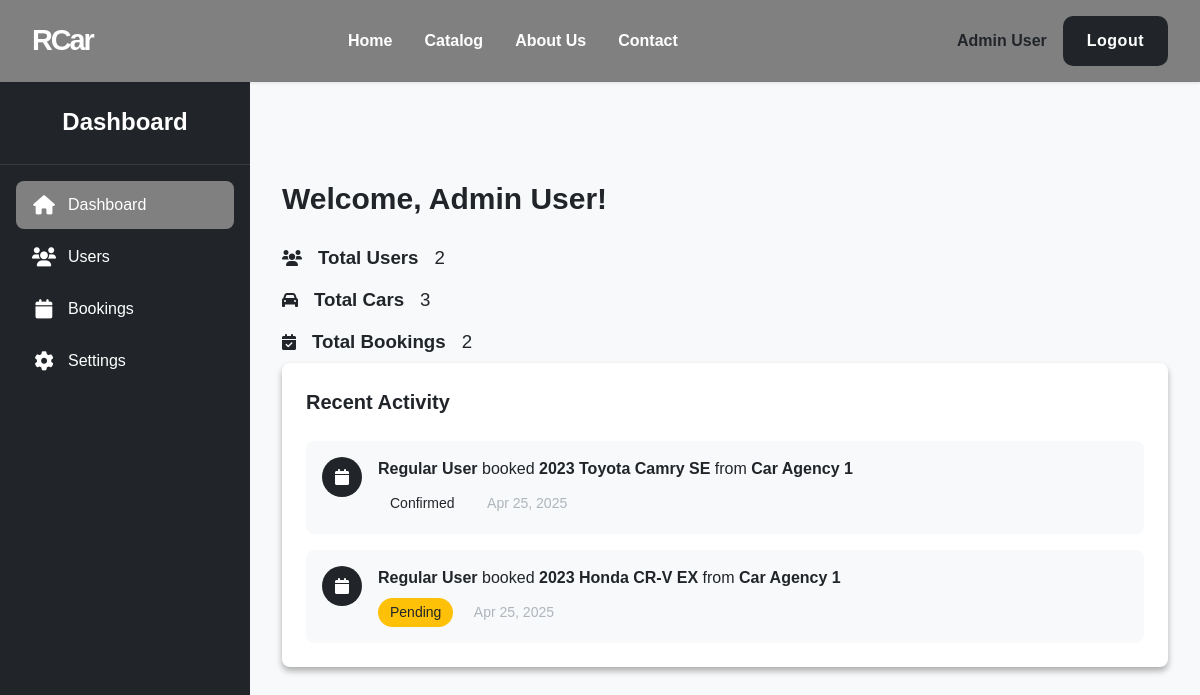
The page /view/dashboard.php (signed in) on the database its author committed.
### tables this page shows
CREATE TABLE IF NOT EXISTS users (
    id INT PRIMARY KEY AUTO_INCREMENT,
    name VARCHAR(100) NOT NULL,
    email VARCHAR(100) NOT NULL UNIQUE,
    password VARCHAR(255) NOT NULL,
    role ENUM('user', 'agency', 'admin') NOT NULL DEFAULT 'user',
    created_at TIMESTAMP DEFAULT CURRENT_TIMESTAMP,
    updated_at TIMESTAMP DEFAULT CURRENT_TIMESTAMP ON UPDATE CURRENT_TIMESTAMP
);

CREATE TABLE IF NOT EXISTS bookings (
    id INT PRIMARY KEY AUTO_INCREMENT,
    user_id INT NOT NULL,
    car_id INT NOT NULL,
    start_date DATE NOT NULL,
    end_date DATE NOT NULL,
    total_price DECIMAL(10, 2) NOT NULL,
    status ENUM('pending', 'confirmed', 'completed', 'cancelled') NOT NULL DEFAULT 'pending',
    created_at TIMESTAMP DEFAULT CURRENT_TIMESTAMP,
    updated_at TIMESTAMP DEFAULT CURRENT_TIMESTAMP ON UPDATE CURRENT_TIMESTAMP,
    FOREIGN KEY (user_id) REFERENCES users(id),
    FOREIGN KEY (car_id) REFERENCES cars(id)
);

CREATE TABLE IF NOT EXISTS cars (
    id INT PRIMARY KEY AUTO_INCREMENT,
    title VARCHAR(200) NOT NULL,
    make VARCHAR(100) NOT NULL,
    model VARCHAR(100) NOT NULL,
    year INT NOT NULL,
    description TEXT,
    price_per_day DECIMAL(10, 2) NOT NULL,
    location VARCHAR(200) NOT NULL,
    image_url VARCHAR(255),
    category VARCHAR(50),
    features TEXT,
    status ENUM('available', 'rented', 'maintenance') NOT NULL DEFAULT 'available',
    posted_by INT NOT NULL,
    min_rental_days INT NOT NULL DEFAULT 1,
    max_rental_days INT NOT NULL DEFAULT 30,
    created_at TIMESTAMP DEFAULT CURRENT_TIMESTAMP,
    updated_at TIMESTAMP DEFAULT CURRENT_TIMESTAMP ON UPDATE CURRENT_TIMESTAMP,
    FOREIGN KEY (posted_by) REFERENCES users(id)
);

### view/dashboard.php (the view, shortened to what this page needs)
<?php
require_once 'db.php';
$user_id = $_SESSION['user_id'];
$stmt = $conn->prepare("SELECT * FROM users WHERE id = ?");
$stmt->bind_param("i", $user_id);
$stmt->execute();
$user = $stmt->get_result()->fetch_assoc();
$total_users = 0;
$total_cars = 0;
$total_bookings = 0;
if ($user['role'] === 'admin') {
    $result = $conn->query("SELECT COUNT(*) as count FROM users WHERE role != 'admin'");
    $total_users = $result->fetch_assoc()['count'];
    $result = $conn->query("SELECT COUNT(*) as count FROM cars");
    $total_cars = $result->fetch_assoc()['count'];
    $result = $conn->query("SELECT COUNT(*) as count FROM bookings");
    $total_bookings = $result->fetch_assoc()['count'];
} else {
    $stmt = $conn->prepare("SELECT COUNT(*) as count FROM bookings WHERE user_id = ?");
    $stmt->bind_param("i", $user_id);
    $stmt->execute();
    $total_bookings = $stmt->get_result()->fetch_assoc()['count'];
}
$recent_activities = [];
if ($user['role'] === 'admin') {
    $query = "SELECT b.*, c.title as car_title, u.name as user_name, a.name as agency_name
              FROM bookings b
              JOIN cars c ON b.car_id = c.id
              JOIN users u ON b.user_id = u.id
              JOIN users a ON c.posted_by = a.id
              ORDER BY b.created_at DESC LIMIT 5";
    $result = $conn->query($query);
    while ($row = $result->fetch_assoc()) {
        $recent_activities[] = $row;
    }
}
?>
<!DOCTYPE html>
<html lang="en">
<head>
    <link rel="stylesheet" href="assets/style.css">
    <link rel="stylesheet" href="https://cdnjs.cloudflare.com/ajax/libs/font-awesome/6.0.0/css/all.min.css">
</head>
<body>
    <nav class="navbar">
        <div class="logo">
            <a href="index.php">RCar</a>
        </div>
        <div class="nav-links">
            <a href="index.php">Home</a>
            <a href="catalog.php">Catalog</a>
            <a href="about.php">About Us</a>
            <a href="contact.php">Contact</a>
        </div>
        <div class="nav-user">
            <div class="user-menu">
                <span><?php echo htmlspecialchars($user['name']); ?></span>
                <a href="logout.php">Logout</a>
            </div>
        </div>
    </nav>
    <div class="dashboard-container">
        <aside class="sidebar">
            <div class="sidebar-header">
                <h2>Dashboard</h2>
            </div>
            <nav class="sidebar-nav">
                <a href="dashboard.php" class="<?php echo basename($_SERVER['PHP_SELF']) === 'dashboard.php' ? 'active' : ''; ?>">
                    <i class="fas fa-home"></i> Dashboard
                </a>
                <?php if ($user['role'] === 'admin'): ?>
                    <a href="users.php" class="<?php echo basename($_SERVER['PHP_SELF']) === 'users.php' ? 'active' : ''; ?>">
                        <i class="fas fa-users"></i> Users
                    </a>
                <?php endif; ?>
                <a href="bookings.php" class="<?php echo basename($_SERVER['PHP_SELF']) === 'bookings.php' ? 'active' : ''; ?>">
                    <i class="fas fa-calendar"></i> Bookings
                </a>
                <a href="settings.php" class="<?php echo basename($_SERVER['PHP_SELF']) === 'settings.php' ? 'active' : ''; ?>">
                    <i class="fas fa-gear"></i> Settings
                </a>
            </nav>
        </aside>
        <main class="dashboard-content">
            <div class="dashboard-header">
                <h1>Welcome, <?php echo htmlspecialchars($user['name']); ?>!</h1>
            </div>
            <div class="stats-container">
                <?php if ($user['role'] === 'admin'): ?>
                    <div class="stat-card">
                        <i class="fas fa-users"></i>
                        <h3>Total Users</h3>
                        <p><?php echo $total_users; ?></p>
                    </div>
                <?php endif; ?>
                <?php if ($user['role'] === 'admin' || $user['role'] === 'agency'): ?>
                    <div class="stat-card">
                        <i class="fas fa-car"></i>
                        <h3>Total Cars</h3>
                        <p><?php echo $total_cars; ?></p>
                    </div>
                <?php endif; ?>
                <div class="stat-card">
                    <i class="fas fa-calendar-check"></i>
                    <h3>Total Bookings</h3>
                    <p><?php echo $total_bookings; ?></p>
                </div>
            </div>
            <div class="recent-activity">
                <h2>Recent Activity</h2>
                <div class="activity-list">
                    <?php foreach ($recent_activities as $activity): ?>
                        <div class="activity-item">
                            <div class="activity-icon">
                                <i class="fas fa-calendar"></i>
                            </div>
                            <div class="activity-details">
                                <?php if ($user['role'] === 'admin'): ?>
                                    <p>
                                        <strong><?php echo htmlspecialchars($activity['user_name']); ?></strong>
                                        booked
                                        <strong><?php echo htmlspecialchars($activity['car_title']); ?></strong>
                                        from
                                        <strong><?php echo htmlspecialchars($activity['agency_name']); ?></strong>
                                    </p>
                                <?php endif; ?>
                                <span class="activity-status status-<?php echo $activity['status']; ?>">
                                    <?php echo ucfirst($activity['status']); ?>
                                </span>
                                <span class="activity-date">
                                    <?php echo date('M d, Y', strtotime($activity['created_at'])); ?>
                                </span>
                            </div>
                        </div>
                    <?php endforeach; ?>
                </div>
            </div>
        </main>
    </div>
</body>
</html>

### assets/style.css (style rules this page uses)
:root { --primary-color: #007bff; --primary-color-dark: #0056b3; --secondary-color: #6c757d; --text-dark: #212529; --text-light: #adb5bd; --extra-light: #f8f9fa; --white: #ffffff; --bg-light: #f8f9fa; --success-color: #28a745; --warning-color: #ffc107; --danger-color: #dc3545; --max-width: 1200px; --header-font: "Syncopate", sans-serif; --body-font: "Poppins", sans-serif; }
* { margin: 0; padding: 0; box-sizing: border-box; }
body { font-family: var(--body-font), -apple-system, BlinkMacSystemFont, 'Segoe UI', Roboto, Oxygen, Ubuntu, Cantarell, sans-serif; line-height: 1.5; color: var(--text-dark); background-color: var(--bg-light); }
.navbar { display: flex; justify-content: space-between; align-items: center; padding: 1rem 2rem; background-color: gray; box-shadow: 0 1px 3px rgba(0, 0, 0, 0.1); position: fixed; top: 0; left: 0; right: 0; z-index: 3000; }
.logo a { text-decoration: none; font-size: 1.8rem; font-weight: 700; font-family: var(--header-font); color: var(--white); letter-spacing: -2px; }
.nav-links { display: flex; gap: 2rem; }
.nav-links a { display:inline-block; text-decoration: none; color: var(--white); font-weight: bold; font-size: 1rem; transition: all 0.4s ease-in-out; white-space: nowrap; }
.nav-user { display: flex; align-items: center; gap: 1.5rem; }
.user-menu { display: flex; align-items: center; gap: 1rem; }
.user-menu span { font-weight: bold; }
.user-menu a { text-decoration: none; font-weight: bold; background-color: var(--text-dark); color: var(--white); position: relative; overflow: hidden; transition: all 0.3s ease; font-weight: 700; letter-spacing: 0.5px; padding: 0.8rem 1.5rem; border-radius: 10px; }
.user-menu a::before { content: ''; position: absolute; top: 0; left: -100%; width: 100%; height: 100%; background: linear-gradient( 120deg, transparent, rgba(255, 255, 255, 0.2), transparent ); transition: 0.5s; }
.dashboard-container { display: flex; margin-top: 64px; min-height: calc(100vh - 64px); position: relative; z-index: 2000; }
.sidebar { width: 250px; height: calc(100vh - 64px); background-color: var(--text-dark); position: fixed; left: 0; top: 80px; z-index: 900; transition: all 0.3s ease; transition-delay: 0.2s; color: var(--white); }
.sidebar-header { padding: 1.5rem; text-align: center; border-bottom: 1px solid rgba(255, 255, 255, 0.1); }
.sidebar-header h2 { font-size: 1.5rem; font-weight: bold; color: var(--white); margin: 0; }
.sidebar-nav { display: flex; flex-direction: column; gap: 0.25rem; padding: 1rem; }
.sidebar-nav a { display: flex; align-items: center; gap: 0.75rem; padding: 0.75rem 1rem; color: var(--white); text-decoration: none; border-radius: 0.5rem; transition: all 0.3s ease; }
.sidebar-nav a.active { background-color: gray; color: var(--white); }
.sidebar-nav a i { font-size: 1.2rem; width: 24px; text-align: center; }
.dashboard-content { flex: 1; margin-left: 250px; padding: 2rem; position: relative; z-index: 2000; }
.dashboard-header h1 { font-size: 1.875rem; font-weight: bold; padding-bottom: 1rem; margin-top: 5rem; }
.stat-card { display: flex; flex-direction: row; align-items: center; gap: 1rem; padding: 7px 0 7px 0; }
.stat-card p { font-size: 1.17em; }
.recent-activity { background-color: var(--white); padding: 1.5rem; border-radius: 0.5rem; box-shadow: 0 4px 6px rgba(0, 0, 0, 0.3); }
.recent-activity h2 { font-size: 1.25rem; margin-bottom: 1.5rem; }
.activity-list { display: flex; flex-direction: column; gap: 1rem; }
.activity-item { display: flex; gap: 1rem; padding: 1rem; border-radius: 0.5rem; background-color: var(--bg-light); }
.activity-icon { display: flex; align-items: center; justify-content: center; width: 40px; height: 40px; background-color: var(--text-dark); color: var(--white); border-radius: 9999px; }
.activity-details { flex: 1; }
.activity-details p { margin-bottom: 0.5rem; }
.activity-status { display: inline-block; padding: 0.25rem 0.75rem; border-radius: 9999px; font-size: 0.875rem; font-weight: 500; }
.status-pending { background-color: var(--warning-color); color: var (--white); }
.activity-date { font-size: 0.875rem; color: var(--text-light); margin-left: 1rem; }

### rows shown on the page
users: name "Admin User"
bookings: user.name "Regular User", car.title "2023 Toyota Camry SE", users.name "Car Agency 1", status "Confirmed", created_at "Apr 25, 2025"
bookings: user.name "Regular User", car.title "2023 Honda CR-V EX", users.name "Car Agency 1", status "Pending", created_at "Apr 25, 2025"

### other values the page prints
$total_users "2"
$total_cars "3"
$total_bookings "2"
